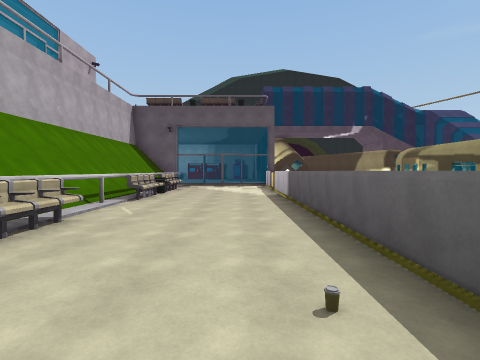
[1] (above)

16 first-person views from a walk through a scene from a Unity 3-D project. The camera is 1.5 m above the floor, tilts 2° down and sees 85° across. The floor is counted in squares, 2 m on a side. Each view is taken from the middle of a square. On the plan, view 1 faces up. The plan holds only what a view shows up to about 9 squares ahead; the rest is blank. The place goes on beyond the plan. The player character is not drawn. Some animated figures are left out. Door leaves are left out, so doorways stand open. Some surface patterns are stand-ins.

[2]
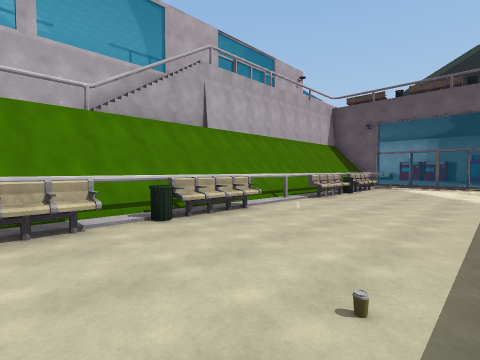

[3]
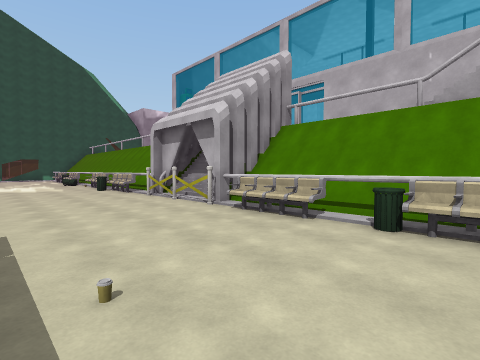

[4]
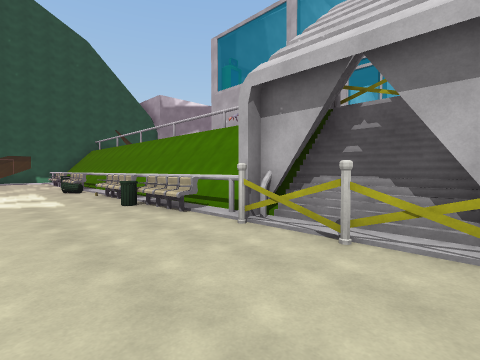

[5]
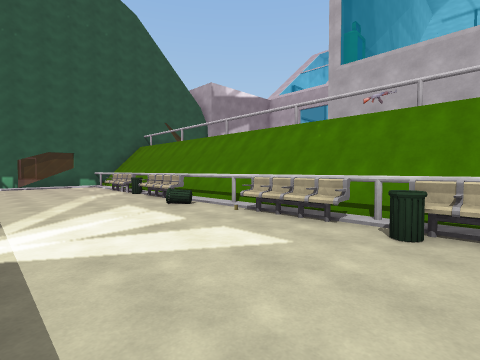

[6]
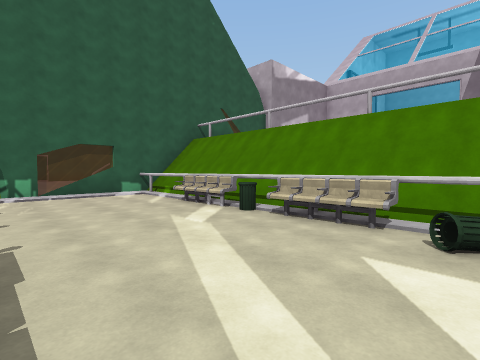

[7]
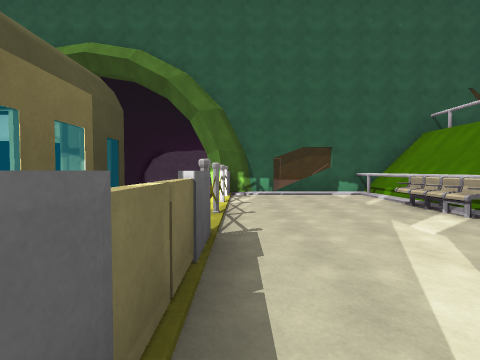

[8]
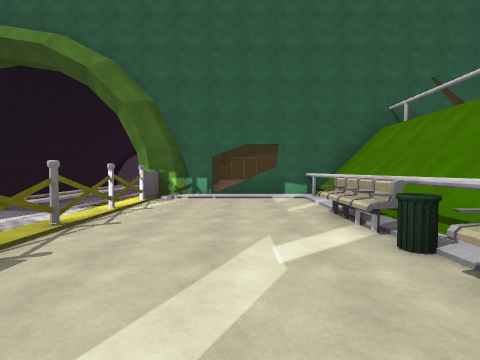

[9]
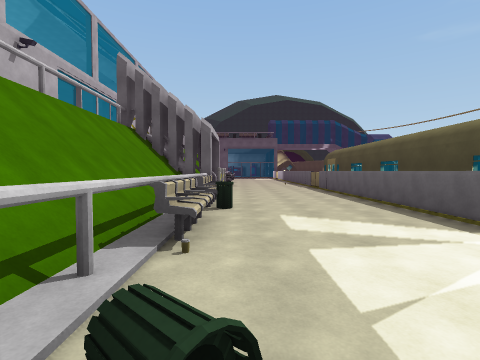

[10]
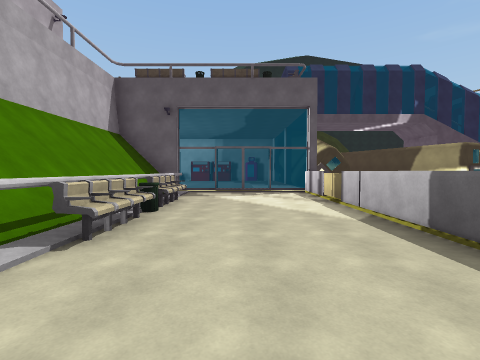

[11]
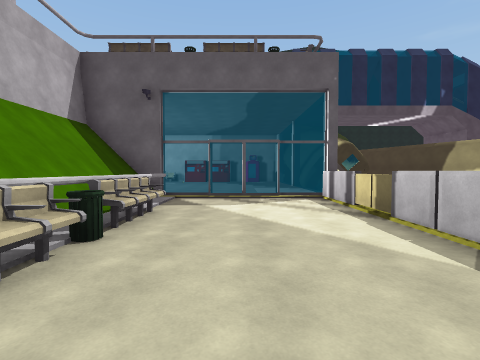

[12]
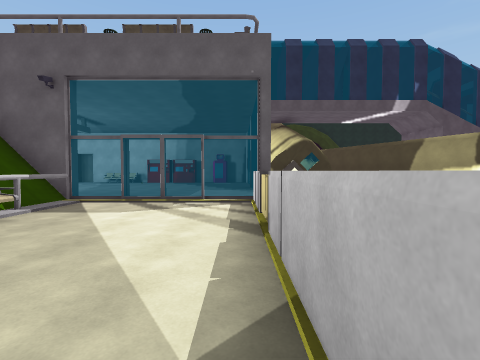

[13]
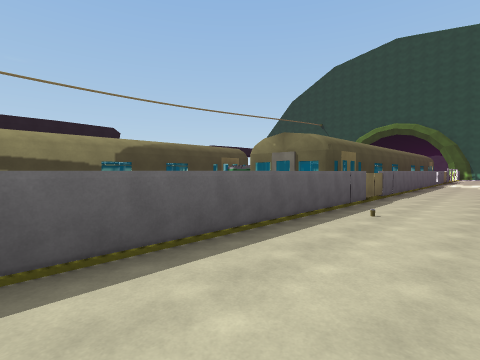

[14]
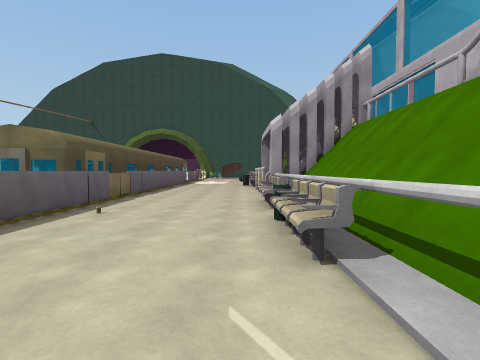

[15]
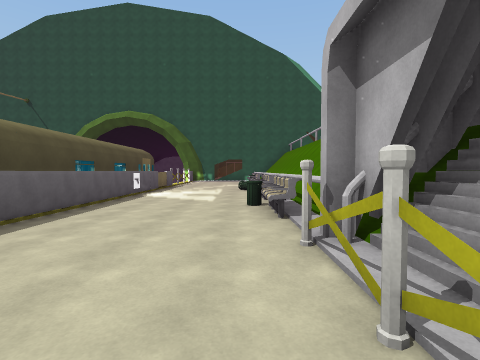

[16]
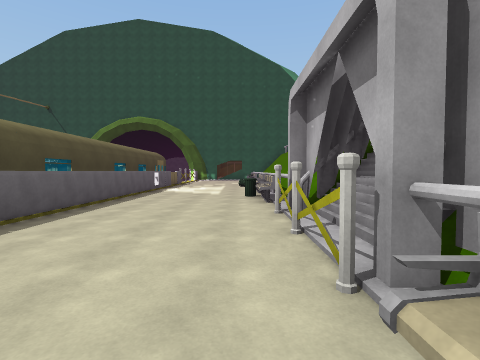

### Floor plan
Key: @ floor where view 1 was taken; # wall or solid block; . main floor; - floor 0.25 m lower than the main floor; : floor 1.5 m higher than the main floor; = window, fence, low wall or low ledge; ^ raised ledge; B bin; O other object.
Columns run from 4 left of view 1 to 4 right of it. Each row starts with its distance up from view 1.
 15 ......
 14 #######
 13 ##....#
 12 :#....#
 11 :#....=
 10 :O....#
  9 :B....#
  8 :O....#
  7 :O....#
  6 :#....#
  5 :#....#
  4 :#....#
  3 :O....#
  2 :B....#
  1 :#....#
  0 :O..@.###
 -1 ##....#
 -2 ##....#
 -3 #=....#
 -4 ##....#
 -5 ##....#
 -6 ##....#
 -7 #O....#
 -8 ##B...#
 -9 #O....#
-10 #O....#
-11 #^....#
-12 #^B...#
-13 ##....#
-14 #O....##
-15 #B....#
-16 ##....=
-17 #O....=-
-18 ##....=-
-19 #^....=
-20 #^....#
-21 ##===##

Where each view was taken, in squares from view 1:
view 1: 0 up, 0 right, facing up
view 2: 0 up, 1 right, facing up-left
view 3: 3 up, 1 right, facing down-left
view 4: 2 down, 0 right, facing down-left
view 5: 7 down, 1 right, facing down-left
view 6: 12 down, 1 right, facing down-left
view 7: 12 down, 1 right, facing down
view 8: 13 down, 1 left, facing down
view 9: 13 down, 2 left, facing up
view 10: 4 up, 1 left, facing up
view 11: 6 up, 1 left, facing up
view 12: 7 up, 1 right, facing up
view 13: 6 up, 1 left, facing down-right
view 14: 6 up, 2 left, facing down
view 15: 2 down, 2 left, facing down
view 16: 0 up, 2 left, facing down
